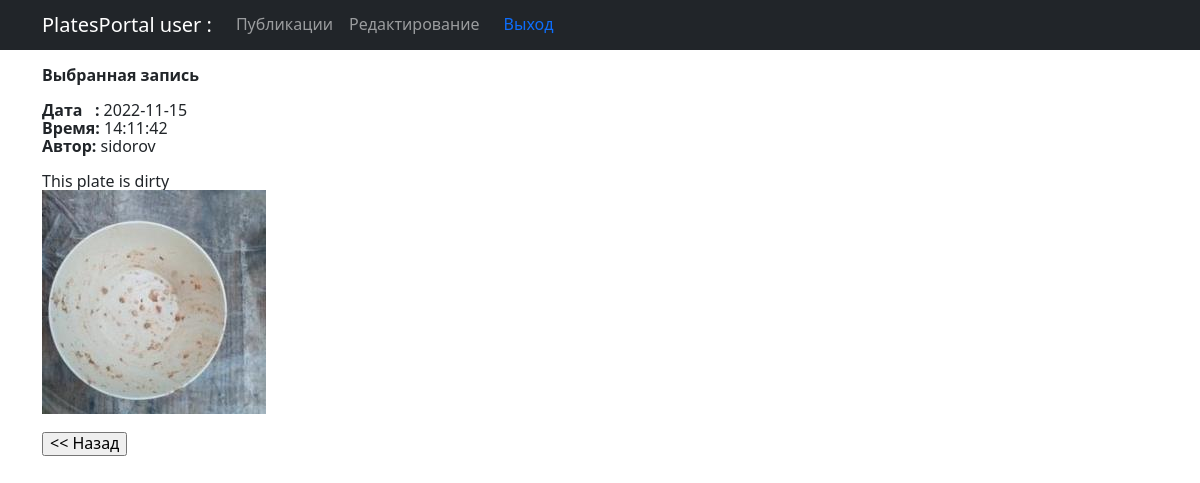
/docs_work/6/, run on the app's committed database.
### docs_work/models.py (models this page shows, shortened)
class UserLog(models.Model):
    time_in = models.DateTimeField(auto_now_add = True)
    user    = models.ForeignKey(User, on_delete = models.CASCADE,)
    user_ip = models.CharField(max_length=200)
    image   = models.ImageField(upload_to='images/')
    resp    = models.CharField(max_length=200)

### docs_work/views.py (the view)
# urls.py: path('<int:pk>/', UserLogDetail.as_view(), name='userlog_detail'),
class UserLogDetail(DetailView):
    model = UserLog
    template_name       = 'docs_work/userlog_detail.html'
    context_object_name = 'userlog_detail'

### templates/docs_work/userlog_detail.html (shortened to what this page needs)
{% extends 'docs_work/flatpages/default.html' %}
{% block title %}
   <div align="left">
      <br><b>Выбранная запись</b><br><br>
   </div>
{% endblock title %}
{% block content %}
   <div align="left">
     <b>Дата &nbsp;&nbsp;:
              </b>  {{ userlog_detail.time_in|date:'Y-m-d' }}<br>
     <b>Время:</b>  {{ userlog_detail.time_in|date:'H:m:s' }}<br>
     <b>Автор:</b>  {{ userlog_detail.user.username }} <br><br>
     This plate is {{ userlog_detail.resp }} <br>
     <img src="{{ userlog_detail.image.url }}">
     <br><br>
     <input type="button" onclick="history.back();" value="<< Назад"/>
     </div>
{% endblock content %}

### templates/docs_work/userlog_detail.html (style rules this page uses)
div { line-height: 1.15; }
div { line-height: 1.1; }

### data on the page
UserLog: time_in "2022-11-15", time_in "14:11:42", user.username "sidorov", resp "dirty", image (picture)
